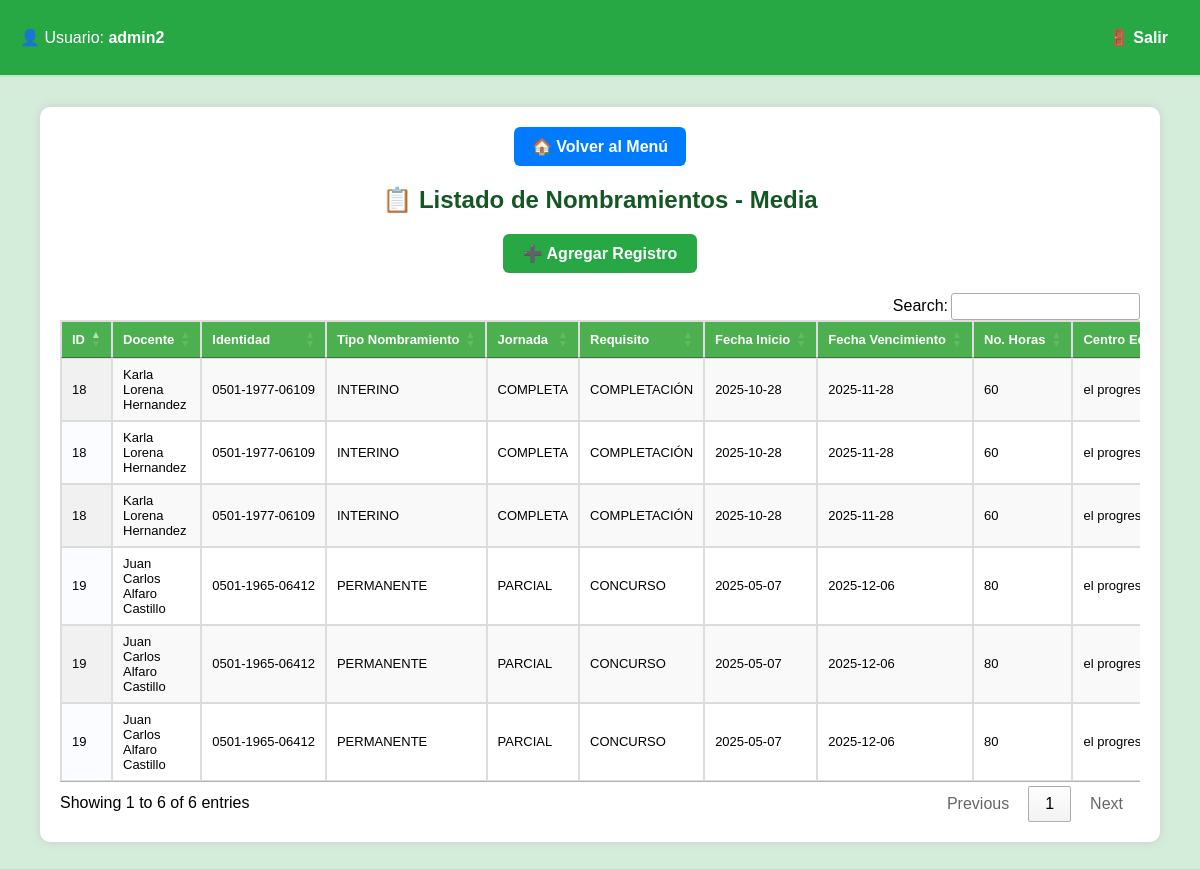
The page /formatos/media_nombramiento/listar.php (signed in) on the database its author committed.
### tables this page shows
CREATE TABLE `formato_nombramiento_media` (
  `id` int(11) NOT NULL,
  `tipo_nombramiento` enum('INTERINO','PERMANENTE') NOT NULL,
  `nombre_docente` varchar(200) NOT NULL,
  `identidad` varchar(20) NOT NULL,
  `colegio_magisterial` varchar(150) DEFAULT NULL,
  `sdgthd` varchar(100) DEFAULT NULL,
  `colegiacion_numero` varchar(50) DEFAULT NULL,
  `jornada_trabajo` enum('PARCIAL','COMPLETA','EXCLUSIVA') NOT NULL,
  `requisito` enum('CONCURSO','EXONERADO(A)','COMPLETACIÓN') NOT NULL,
  `fecha_inicio` date DEFAULT NULL,
  `fecha_vencimiento` date DEFAULT NULL,
  `numero_horas` int(11) DEFAULT NULL,
  `centro_cuenta` varchar(200) DEFAULT NULL,
  `cargo_cuenta` varchar(150) DEFAULT NULL,
  `lugar_cuenta` varchar(150) DEFAULT NULL,
  `municipio_cuenta` varchar(150) DEFAULT NULL,
  `centro_reubicacion` varchar(200) DEFAULT NULL,
  `lugar_reubicacion` varchar(150) DEFAULT NULL,
  `cargo_reubicacion` varchar(150) DEFAULT NULL,
  `municipio_reubicacion` varchar(150) DEFAULT NULL,
  `sustituye_a` varchar(200) DEFAULT NULL,
  `identidad_sustituido` varchar(20) DEFAULT NULL,
  `motivo_vacante` varchar(250) DEFAULT NULL,
  `firma_docente` varchar(200) DEFAULT NULL,
  `vb_director_centro` varchar(200) DEFAULT NULL,
  `firma_revisa` varchar(200) DEFAULT NULL,
  `telefono_contacto` varchar(20) DEFAULT NULL,
  `vb_director_distrital` varchar(200) DEFAULT NULL,
  `fecha_entrega` date DEFAULT NULL,
  `fecha_registro` timestamp NOT NULL DEFAULT current_timestamp()
);

### formatos/media_nombramiento/listar.php (the view, shortened to what this page needs)
<?php
include "../../includes/header.php";
include "../../includes/db.php";
?>
<div style="margin-bottom: 15px; text-align: center;">
    <a href="../../menu.php"
       style="display: inline-block; background-color: #007bff; color: white; padding: 10px 18px;
              border-radius: 6px; text-decoration: none; font-weight: bold;">
        🏠 Volver al Menú
    </a>
</div>
<h2 style="text-align:center; color:#155724;">📋 Listado de Nombramientos - Media</h2>
<div style="margin: 20px 0; text-align:center;">
    <a href="agregar.php"
       style="display:inline-block; background-color:#28a745; color:white; padding:10px 20px;
              border-radius:6px; text-decoration:none; font-weight:bold;">
        ➕ Agregar Registro
    </a>
</div>
<table id="tablaNombramiento" class="display nowrap" style="width:100%; font-size:13px;">
    <thead>
        <tr>
            <th>ID</th>
            <th>Docente</th>
            <th>Identidad</th>
            <th>Tipo Nombramiento</th>
            <th>Jornada</th>
            <th>Requisito</th>
            <th>Fecha Inicio</th>
            <th>Fecha Vencimiento</th>
            <th>No. Horas</th>
            <th>Centro Educativo Cuenta</th>
        </tr>
    </thead>
    <tbody>
        <?php
        $sql = "
            SELECT
                f.id, f.nombre_docente, f.identidad, f.tipo_nombramiento, f.jornada_trabajo, f.requisito,
                f.fecha_inicio, f.fecha_vencimiento, f.numero_horas,
                f.centro_cuenta, f.cargo_cuenta, f.lugar_cuenta, f.municipio_cuenta,
                f.centro_reubicacion, f.lugar_reubicacion, f.cargo_reubicacion, f.municipio_reubicacion,
                f.sustituye_a, f.identidad_sustituido, f.motivo_vacante,
                e.estructura_inst, e.estructura_programa, e.estructura_subprograma, e.estructura_fondo,
                s.siarhd_depto, s.siarhd_muni, s.siarhd_centro, s.siarhd_num_plaza, s.siarhd_num_horas,
                c.asignatura, c.horas AS carga_num_horas, c.modalidad, c.cursos, c.grupos, c.jornada_academica,
                f.firma_docente, f.vb_director_centro, f.firma_revisa,
                f.telefono_contacto, f.vb_director_distrital, f.fecha_entrega, f.fecha_registro
            FROM formato_nombramiento_media f
            LEFT JOIN estructura_presupuestaria_nombramiento_media e
                ON f.id = e.id_formato
            LEFT JOIN siarhd_estructura_nombramiento_media s
                ON f.id = s.id_formato
            LEFT JOIN carga_academica_nombramiento_media c
                ON f.id = c.id_formato
            ORDER BY f.id ASC
        ";
        $result = $conn->query($sql);
        if ($result && $result->num_rows > 0):
            while ($row = $result->fetch_assoc()):
        ?>
        <tr>
            <td><?= htmlspecialchars($row['id']); ?></td>
            <td style="white-space: normal;"><?= htmlspecialchars($row['nombre_docente']); ?></td>
            <td><?= htmlspecialchars($row['identidad']); ?></td>
            <td><?= htmlspecialchars($row['tipo_nombramiento']); ?></td>
            <td><?= htmlspecialchars($row['jornada_trabajo']); ?></td>
            <td><?= htmlspecialchars($row['requisito']); ?></td>
            <td><?= htmlspecialchars($row['fecha_inicio']); ?></td>
            <td><?= htmlspecialchars($row['fecha_vencimiento']); ?></td>
            <td><?= htmlspecialchars($row['numero_horas']); ?></td>
            <td><?= htmlspecialchars($row['centro_cuenta']); ?></td>
        </tr>
        <?php
            endwhile;
        else:
        ?>
        <tr><td colspan="45" style="text-align:center;">No hay registros en la tabla.</td></tr>
        <?php endif; ?>
    </tbody>
</table>
<link rel="stylesheet" href="https://cdn.datatables.net/buttons/2.4.1/css/buttons.dataTables.min.css">
<?php include "../../includes/footer.php"; ?>

### css/style.css (style rules this page uses)
body { font-family: Arial, sans-serif; background-color: #f0f2f5; margin: 0; padding: 0; }
h2 { color: #333; }
table { width: 100%; border-collapse: collapse; margin-top: 20px; }
table, th, td { border: 1px solid #ddd; }
th, td { padding: 10px; text-align: left; }
th { background-color: #4CAF50; color: white; }

### includes/header.php (style rules this page uses)
body { font-family: Arial, sans-serif; background-color: #d4edda; margin: 0; padding: 0; }

### rows shown on the page
formato_nombramiento_media: id "18", nombre_docente "Karla Lorena Hernandez", identidad "0501-1977-06109", tipo_nombramiento "INTERINO", jornada_trabajo "COMPLETA", requisito "COMPLETACIÓN", fecha_inicio "2025-10-28", fecha_vencimiento "2025-11-28", numero_horas "60", centro_cuenta "el…"
formato_nombramiento_media: id "19", nombre_docente "Juan Carlos Alfaro Castillo", identidad "0501-1965-06412", tipo_nombramiento "PERMANENTE", jornada_trabajo "PARCIAL", requisito "CONCURSO", fecha_inicio "2025-05-07", fecha_vencimiento "2025-12-06", numero_horas "80", centro_cuenta "el…"

### other values the page prints
$_SESSION['usuario'] "admin2"
